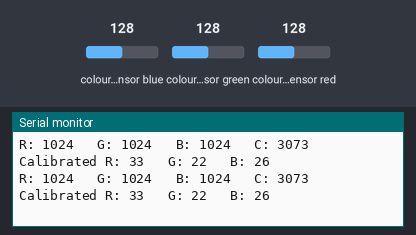
This sketch was run on a simulated Arduino Uno, built with avr-gcc and run on an emulated ATmega328P. Shown: the last lines printed to the serial monitor. The inputs (shaded band) are chosen by the test bench; at power-on: colour sensor blue 128, colour sensor green 128, colour sensor red 128.

Above: at 1.4 s.
1.5 s: colour sensor blue set to 5
At 2.2 s:
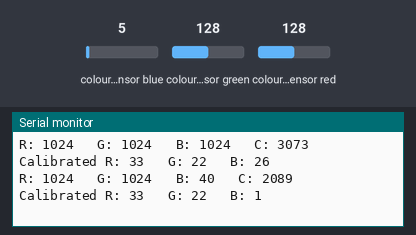
3.0 s: colour sensor green set to 5
At 3.7 s:
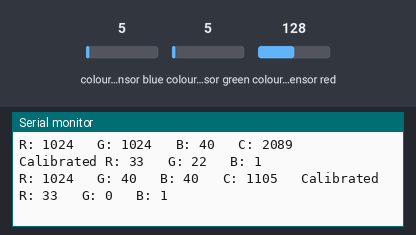
4.5 s: colour sensor red set to 5
At 4.9 s:
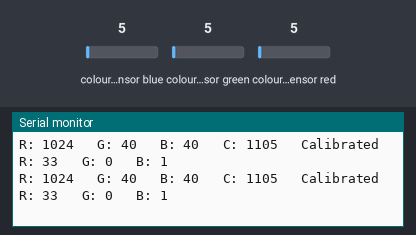
Timing chart, 0 to 7.5 s (numbered marks = the images above; inputs shaded):
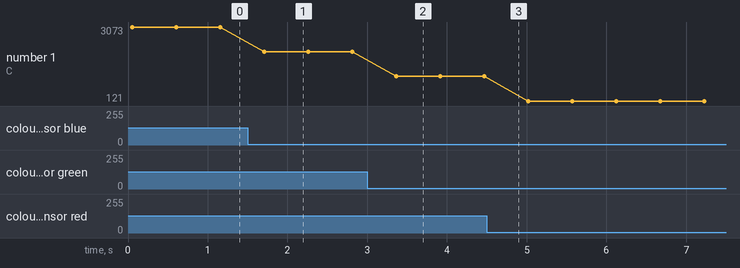

The sketch:

Kalibrasi_TCS34725.ino
```cpp
#include <Wire.h>
#include "Adafruit_TCS34725.h"

Adafruit_TCS34725 tcs = Adafruit_TCS34725(
  TCS34725_INTEGRATIONTIME_50MS,
  TCS34725_GAIN_60X
);

uint16_t r, g, b, c;

// nilai kalibrasi
float R_white = 7720;
float G_white = 11500;
float B_white = 9720;

float R_black = 0;
float G_black = 0;
float B_black = 0;

void setup() {
  Serial.begin(115200);

  if (!tcs.begin()) {
    Serial.println("Sensor tidak ditemukan");
    while (1);
  }

  Serial.println("Sensor siap");
}

void loop() {

  tcs.getRawData(&r, &g, &b, &c);

  float r_cal = (r - R_black) / (R_white - R_black);
  float g_cal = (g - G_black) / (G_white - G_black);
  float b_cal = (b - B_black) / (B_white - B_black);

  int R = r_cal * 255;
  int G = g_cal * 255;
  int B = b_cal * 255;

  Serial.print("R: "); Serial.print(r);
  Serial.print("   G: "); Serial.print(g);
  Serial.print("   B: "); Serial.print(b);
  Serial.print("   C: "); Serial.print(c);

  Serial.print("   Calibrated R: "); Serial.print(R);
  Serial.print("   G: "); Serial.print(G);
  Serial.print("   B: "); Serial.println(B);

  delay(500);
}
```

Measured:
- after the input at 1.5 s, the serial monitor: prints a new line after 0.21 s (image 1)
- after the input at 3.0 s, the serial monitor: prints a new line after 0.36 s (image 2)
- plotted number 1: 3073 → 2089 after the input at 1.5 s, 2089 → 1105 after the input at 3.0 s, 1105 → 121 after the input at 4.5 s
